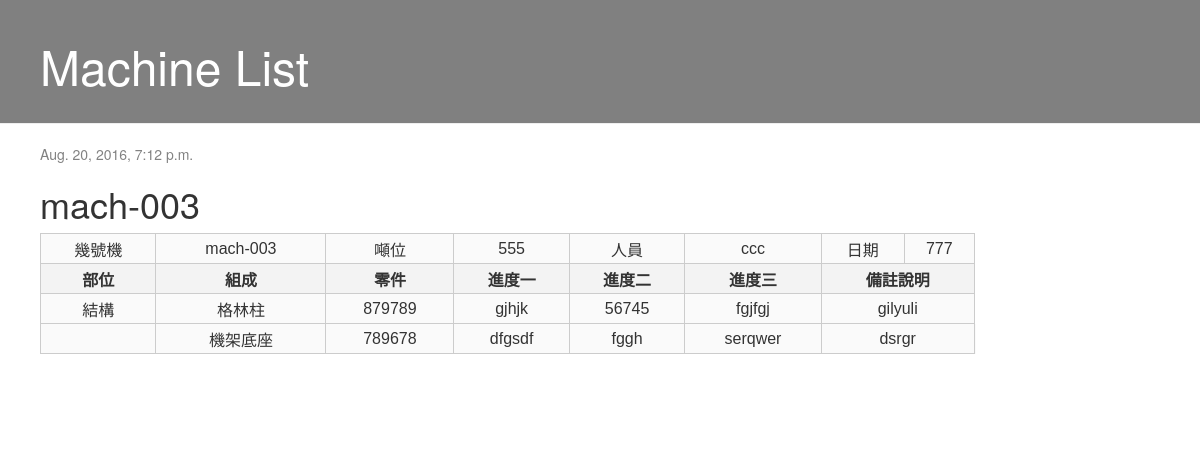
Page /post/12/ on the earlier database version.
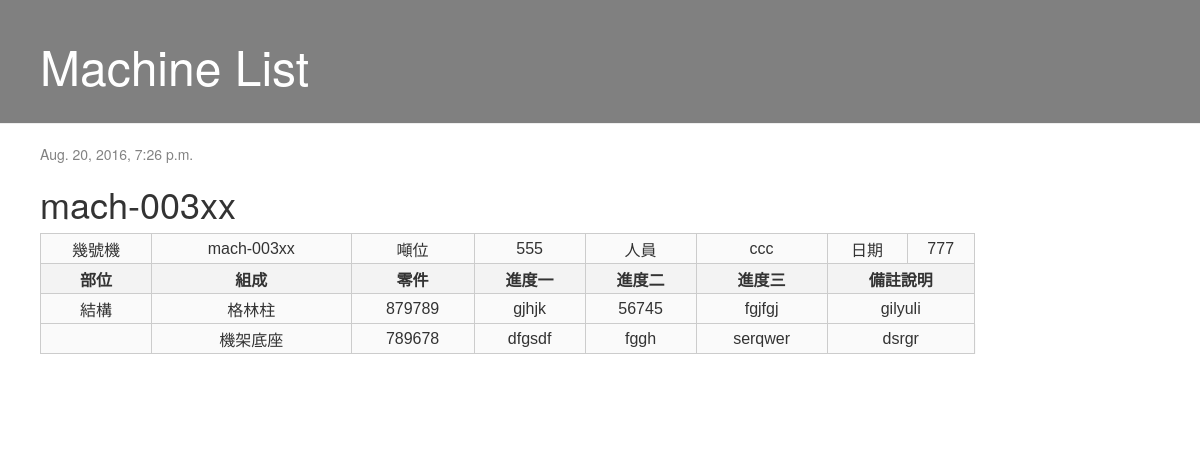
Same page on the later database version.
### blog/models.py (models this page shows, shortened)
class Post(models.Model):
    author = models.ForeignKey('auth.User')
    title = models.CharField(max_length=200)
    created_date = models.DateTimeField(
            default=timezone.now)
    published_date = models.DateTimeField(
            blank=True, null=True)
    r01c4=models.CharField(default='.', max_length=99)
    r01c6=models.CharField(default='.', max_length=99)
    r01c8=models.CharField(default='.', max_length=99)
    r03c3=models.CharField(default='.', max_length=99)
    r03c4=models.CharField(default='.', max_length=99)
    r03c5=models.CharField(default='.', max_length=99)
    r03c6=models.CharField(default='.', max_length=99)
    r03c7=models.CharField(default='.', max_length=99)
    r04c3=models.CharField(default='.', max_length=99)
    r04c4=models.CharField(default='.', max_length=99)
    r04c5=models.CharField(default='.', max_length=99)
    r04c6=models.CharField(default='.', max_length=99)
    r04c7=models.CharField(default='.', max_length=99)

### blog/views.py (the view)
# urls.py: url(r'^post/(?P<pk>\d+)/$', views.post_detail, name='post_detail'),
def post_detail(request, pk):
    post = get_object_or_404(Post, pk=pk)
    return render(request, 'blog/post_detail.html', {'post': post})

### blog/templates/blog/post_detail.html (shortened to what this page needs)
{% extends 'blog/base.html' %} {% block content %}
<div class="post">
    {% if post.published_date %}
    <div class="date">
        {{ post.published_date }}
    </div>
    {% endif %}
    <h1>{{ post.title }}</h1>
    <table >
        <tr>
            <td>幾號機</td>
            <td> {{ post.title }}</td>
            <td>噸位</td>
            <td> {{ post.r01c4 }}</td>
            <td>人員</td>
            <td> {{ post.r01c6 }}</td>
            <td>日期</td>
            <td> {{ post.r01c8 }}</td>
        </tr>
        <tr>
            <th>部位</th>
            <th>組成</th>
            <th>零件</th>
            <th>進度一</th>
            <th>進度二</th>
            <th>進度三</th>
            <th colspan='2'>備註說明</th>
        </tr>
        <tr>
            <td> 結構 </td>
            <td> 格林柱 </td>
            <td> {{ post.r03c3 }}</td>
            <td> {{ post.r03c4 }}</td>
            <td> {{ post.r03c5 }}</td>
            <td> {{ post.r03c6 }}</td>
            <td colspan='2'> {{ post.r03c7 }}</td>
        </tr>
        <tr>
            <td> </td>
            <td> 機架底座 </td>
            <td> {{ post.r04c3 }}</td>
            <td> {{ post.r04c4 }}</td>
            <td> {{ post.r04c5 }}</td>
            <td> {{ post.r04c6 }}</td>
            <td colspan='2'> {{ post.r04c7 }}</td>
        </tr>
    </table>
</div>
{% endblock %}

Differences in the rows shown:
changed Post "ccc": published_date "Aug. 20, 2016, 7:12 p.m." → "Aug. 20, 2016, 7:26 p.m."; title "mach-003" → "mach-003xx"
